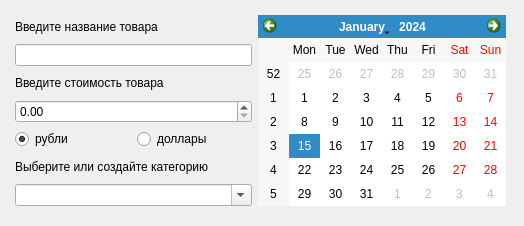
<?xml version="1.0" encoding="UTF-8"?>
<ui version="4.0">
 <class>Dialog</class>
 <widget class="QDialog" name="Dialog">
  <property name="geometry">
   <rect>
    <x>0</x>
    <y>0</y>
    <width>524</width>
    <height>226</height>
   </rect>
  </property>
  <property name="windowTitle">
   <string>Добавить покупку</string>
  </property>
  <widget class="QWidget" name="horizontalLayoutWidget">
   <property name="geometry">
    <rect>
     <x>0</x>
     <y>0</y>
     <width>521</width>
     <height>221</height>
    </rect>
   </property>
   <layout class="QGridLayout" name="gridLayout">
    <property name="leftMargin">
     <number>15</number>
    </property>
    <property name="topMargin">
     <number>15</number>
    </property>
    <property name="rightMargin">
     <number>15</number>
    </property>
    <property name="bottomMargin">
     <number>15</number>
    </property>
    <property name="horizontalSpacing">
     <number>6</number>
    </property>
    <item row="0" column="0">
     <layout class="QGridLayout" name="gridLayout_2">
      <item row="0" column="0">
       <widget class="QLabel" name="label">
        <property name="text">
         <string>Введите название товара</string>
        </property>
       </widget>
      </item>
      <item row="1" column="0">
       <widget class="QLineEdit" name="product_name">
        <property name="maxLength">
         <number>1000</number>
        </property>
       </widget>
      </item>
      <item row="2" column="0">
       <widget class="QLabel" name="label_2">
        <property name="text">
         <string>Введите стоимость товара</string>
        </property>
       </widget>
      </item>
      <item row="3" column="0">
       <widget class="QDoubleSpinBox" name="cost_spinbox">
        <property name="maximum">
         <double>9223372036854775808.000000000000000</double>
        </property>
       </widget>
      </item>
      <item row="4" column="0">
       <layout class="QHBoxLayout" name="horizontalLayout_2">
        <item>
         <widget class="QRadioButton" name="radio_rouble">
          <property name="text">
           <string>рубли</string>
          </property>
          <property name="checked">
           <bool>true</bool>
          </property>
         </widget>
        </item>
        <item>
         <widget class="QRadioButton" name="radio_usd">
          <property name="text">
           <string>доллары</string>
          </property>
         </widget>
        </item>
       </layout>
      </item>
      <item row="5" column="0">
       <widget class="QLabel" name="label_3">
        <property name="text">
         <string>Выберите или создайте категорию</string>
        </property>
       </widget>
      </item>
      <item row="6" column="0">
       <widget class="QComboBox" name="category_choice">
        <property name="toolTip">
         <string>Если вы в поиске введете категорию, которой еще нет, то она добавится в список всех существующих</string>
        </property>
        <property name="editable">
         <bool>true</bool>
        </property>
       </widget>
      </item>
     </layout>
    </item>
    <item row="0" column="1">
     <widget class="QCalendarWidget" name="calendar">
      <property name="minimumDate">
       <date>
        <year>1900</year>
        <month>1</month>
        <day>1</day>
       </date>
      </property>
     </widget>
    </item>
   </layout>
  </widget>
 </widget>
 <resources/>
 <connections/>
</ui>
